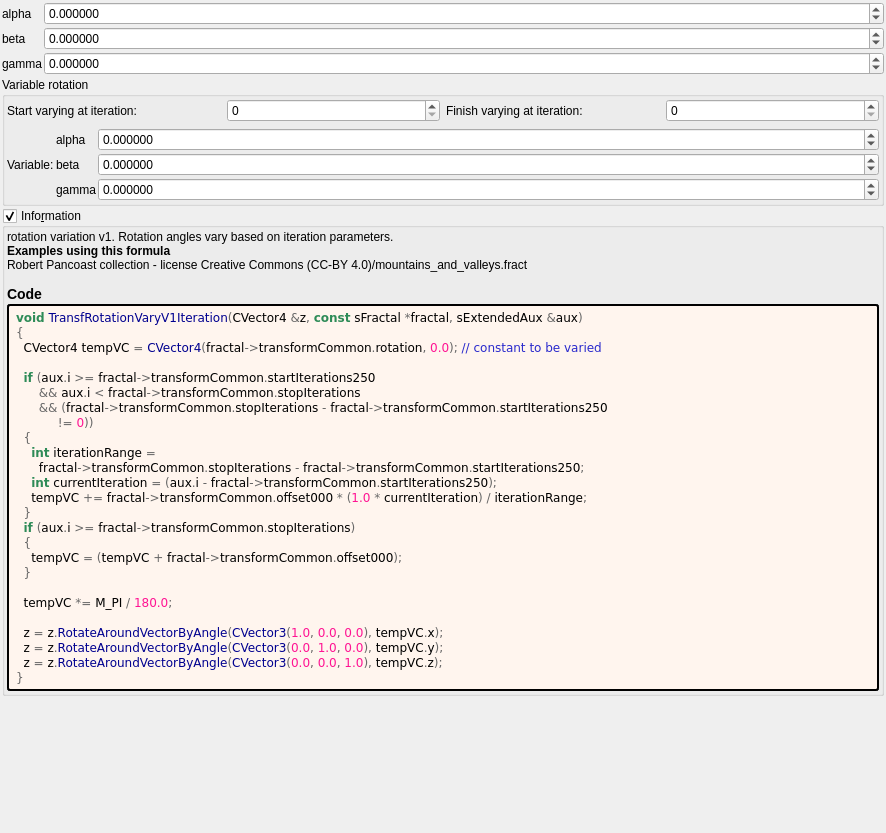
<?xml version="1.0" encoding="UTF-8"?>
<ui version="4.0">
 <class>Form</class>
 <widget class="QWidget" name="Form">
  <property name="geometry">
   <rect>
    <x>0</x>
    <y>0</y>
    <width>886</width>
    <height>833</height>
   </rect>
  </property>
  <property name="windowTitle">
   <string notr="true">transf_rotation_vary_v1</string>
  </property>
  <layout class="QVBoxLayout" name="verticalLayout">
   <property name="spacing">
    <number>2</number>
   </property>
   <property name="leftMargin">
    <number>2</number>
   </property>
   <property name="topMargin">
    <number>2</number>
   </property>
   <property name="rightMargin">
    <number>2</number>
   </property>
   <property name="bottomMargin">
    <number>2</number>
   </property>
   <item>
    <layout class="QGridLayout" name="gridLayout_2" columnstretch="0,1">
     <property name="spacing">
      <number>2</number>
     </property>
     <item row="0" column="1">
      <widget class="MyDoubleSpinBox" name="spinboxd3_transf_rotation_x">
       <property name="sizePolicy">
        <sizepolicy hsizetype="Minimum" vsizetype="Maximum">
         <horstretch>0</horstretch>
         <verstretch>0</verstretch>
        </sizepolicy>
       </property>
       <property name="prefix">
        <string/>
       </property>
       <property name="suffix">
        <string/>
       </property>
       <property name="decimals">
        <number>6</number>
       </property>
       <property name="minimum">
        <double>-180.000000000000000</double>
       </property>
       <property name="maximum">
        <double>180.000000000000000</double>
       </property>
       <property name="singleStep">
        <double>1.000000000000000</double>
       </property>
      </widget>
     </item>
     <item row="0" column="0">
      <widget class="QLabel" name="label_13">
       <property name="text">
        <string notr="true">alpha</string>
       </property>
      </widget>
     </item>
     <item row="1" column="1">
      <widget class="MyDoubleSpinBox" name="spinboxd3_transf_rotation_y">
       <property name="sizePolicy">
        <sizepolicy hsizetype="Minimum" vsizetype="Maximum">
         <horstretch>0</horstretch>
         <verstretch>0</verstretch>
        </sizepolicy>
       </property>
       <property name="prefix">
        <string/>
       </property>
       <property name="suffix">
        <string/>
       </property>
       <property name="decimals">
        <number>6</number>
       </property>
       <property name="minimum">
        <double>-180.000000000000000</double>
       </property>
       <property name="maximum">
        <double>180.000000000000000</double>
       </property>
       <property name="singleStep">
        <double>1.000000000000000</double>
       </property>
      </widget>
     </item>
     <item row="2" column="0">
      <widget class="QLabel" name="label_15">
       <property name="text">
        <string notr="true">gamma</string>
       </property>
      </widget>
     </item>
     <item row="1" column="0">
      <widget class="QLabel" name="label_14">
       <property name="text">
        <string notr="true">beta</string>
       </property>
      </widget>
     </item>
     <item row="2" column="1">
      <widget class="MyDoubleSpinBox" name="spinboxd3_transf_rotation_z">
       <property name="sizePolicy">
        <sizepolicy hsizetype="Minimum" vsizetype="Maximum">
         <horstretch>0</horstretch>
         <verstretch>0</verstretch>
        </sizepolicy>
       </property>
       <property name="prefix">
        <string/>
       </property>
       <property name="suffix">
        <string/>
       </property>
       <property name="decimals">
        <number>6</number>
       </property>
       <property name="minimum">
        <double>-180.000000000000000</double>
       </property>
       <property name="maximum">
        <double>180.000000000000000</double>
       </property>
       <property name="singleStep">
        <double>1.000000000000000</double>
       </property>
      </widget>
     </item>
    </layout>
   </item>
   <item>
    <widget class="QGroupBox" name="groupBox">
     <property name="title">
      <string>Variable rotation</string>
     </property>
     <layout class="QVBoxLayout" name="verticalLayout_3">
      <property name="leftMargin">
       <number>2</number>
      </property>
      <property name="topMargin">
       <number>2</number>
      </property>
      <property name="rightMargin">
       <number>2</number>
      </property>
      <property name="bottomMargin">
       <number>2</number>
      </property>
      <item>
       <layout class="QGridLayout" name="gridLayout_45">
        <item row="0" column="2">
         <widget class="QLabel" name="label_169">
          <property name="text">
           <string>Finish varying at iteration:</string>
          </property>
          <property name="wordWrap">
           <bool>true</bool>
          </property>
         </widget>
        </item>
        <item row="0" column="3">
         <widget class="MySpinBox" name="spinboxInt_transf_stop_iterations">
          <property name="sizePolicy">
           <sizepolicy hsizetype="Minimum" vsizetype="Maximum">
            <horstretch>0</horstretch>
            <verstretch>0</verstretch>
           </sizepolicy>
          </property>
          <property name="maximum">
           <number>999</number>
          </property>
         </widget>
        </item>
        <item row="0" column="1">
         <widget class="MySpinBox" name="spinboxInt_transf_start_iterations_250">
          <property name="sizePolicy">
           <sizepolicy hsizetype="Minimum" vsizetype="Maximum">
            <horstretch>0</horstretch>
            <verstretch>0</verstretch>
           </sizepolicy>
          </property>
          <property name="maximum">
           <number>999</number>
          </property>
         </widget>
        </item>
        <item row="0" column="0">
         <widget class="QLabel" name="label_171">
          <property name="text">
           <string>Start varying at iteration:</string>
          </property>
          <property name="wordWrap">
           <bool>true</bool>
          </property>
         </widget>
        </item>
       </layout>
      </item>
      <item>
       <layout class="QGridLayout" name="gridLayout_44" columnstretch="0,0,1">
        <property name="spacing">
         <number>2</number>
        </property>
        <item row="2" column="2">
         <widget class="MyDoubleSpinBox" name="spinbox3_transf_offset_000_z">
          <property name="sizePolicy">
           <sizepolicy hsizetype="Minimum" vsizetype="Maximum">
            <horstretch>0</horstretch>
            <verstretch>0</verstretch>
           </sizepolicy>
          </property>
          <property name="prefix">
           <string/>
          </property>
          <property name="suffix">
           <string/>
          </property>
          <property name="decimals">
           <number>6</number>
          </property>
          <property name="minimum">
           <double>-180.000000000000000</double>
          </property>
          <property name="maximum">
           <double>180.000000000000000</double>
          </property>
          <property name="singleStep">
           <double>0.100000000000000</double>
          </property>
         </widget>
        </item>
        <item row="1" column="1">
         <widget class="QLabel" name="label_165">
          <property name="text">
           <string notr="true">beta</string>
          </property>
         </widget>
        </item>
        <item row="0" column="1">
         <widget class="QLabel" name="label_167">
          <property name="text">
           <string notr="true">alpha</string>
          </property>
         </widget>
        </item>
        <item row="0" column="2">
         <widget class="MyDoubleSpinBox" name="spinbox3_transf_offset_000_x">
          <property name="sizePolicy">
           <sizepolicy hsizetype="Minimum" vsizetype="Maximum">
            <horstretch>0</horstretch>
            <verstretch>0</verstretch>
           </sizepolicy>
          </property>
          <property name="prefix">
           <string/>
          </property>
          <property name="suffix">
           <string/>
          </property>
          <property name="decimals">
           <number>6</number>
          </property>
          <property name="minimum">
           <double>-180.000000000000000</double>
          </property>
          <property name="maximum">
           <double>180.000000000000000</double>
          </property>
          <property name="singleStep">
           <double>0.100000000000000</double>
          </property>
         </widget>
        </item>
        <item row="1" column="2">
         <widget class="MyDoubleSpinBox" name="spinbox3_transf_offset_000_y">
          <property name="sizePolicy">
           <sizepolicy hsizetype="Minimum" vsizetype="Maximum">
            <horstretch>0</horstretch>
            <verstretch>0</verstretch>
           </sizepolicy>
          </property>
          <property name="prefix">
           <string/>
          </property>
          <property name="suffix">
           <string/>
          </property>
          <property name="decimals">
           <number>6</number>
          </property>
          <property name="minimum">
           <double>-180.000000000000000</double>
          </property>
          <property name="maximum">
           <double>180.000000000000000</double>
          </property>
          <property name="singleStep">
           <double>0.100000000000000</double>
          </property>
         </widget>
        </item>
        <item row="2" column="1">
         <widget class="QLabel" name="label_161">
          <property name="text">
           <string notr="true">gamma</string>
          </property>
         </widget>
        </item>
        <item row="1" column="0">
         <widget class="QLabel" name="label_166">
          <property name="text">
           <string>Variable:</string>
          </property>
         </widget>
        </item>
       </layout>
      </item>
     </layout>
    </widget>
   </item>
   <item>
    <widget class="MyGroupBox" name="groupCheck_info">
     <property name="title">
      <string>Info&amp;rmation</string>
     </property>
     <property name="flat">
      <bool>false</bool>
     </property>
     <property name="checkable">
      <bool>true</bool>
     </property>
     <layout class="QVBoxLayout" name="verticalLayout_2">
      <property name="spacing">
       <number>2</number>
      </property>
      <property name="leftMargin">
       <number>2</number>
      </property>
      <property name="topMargin">
       <number>2</number>
      </property>
      <property name="rightMargin">
       <number>2</number>
      </property>
      <property name="bottomMargin">
       <number>2</number>
      </property>
      <item>
       <widget class="QLabel" name="label_information_general">
        <property name="text">
         <string notr="true">&lt;p&gt;rotation variation v1. Rotation angles vary based on iteration parameters.&lt;/p&gt;&lt;table&gt;
&lt;/table&gt;
&lt;br&gt;&lt;b&gt;Examples using this formula&lt;/b&gt;&lt;br&gt;Robert Pancoast collection - license Creative Commons (CC-BY 4.0)/mountains_and_valleys.fract&lt;h3&gt;Code&lt;/h3&gt;</string>
        </property>
        <property name="wordWrap">
         <bool>true</bool>
        </property>
        <property name="openExternalLinks">
         <bool>true</bool>
        </property>
        <property name="textInteractionFlags">
         <set>Qt::LinksAccessibleByMouse|Qt::TextSelectableByMouse</set>
        </property>
       </widget>
      </item>
      <item>
       <widget class="QLabel" name="label_code_content">
        <property name="styleSheet">
         <string notr="true">border-style: outset; border-width: 2px; border-radius: 3px; border-color: black; background-color: #fff5ee; padding: 4px;</string>
        </property>
        <property name="text">
         <string notr="true">&lt;body style=&quot;background-color:#fff5ee&quot;&gt;
&lt;pre style=&quot;color:#000000; background-color:#fff5ee;  font-family:'Courier New',monospace;&quot;&gt;&lt;span style=&quot;color:#2e8b57; font-weight:bold&quot;&gt;void&lt;/span&gt; &lt;span style=&quot;color:#00008f&quot;&gt;TransfRotationVaryV1Iteration&lt;/span&gt;&lt;span style=&quot;color:#676767&quot;&gt;(&lt;/span&gt;CVector4 &lt;span style=&quot;color:#676767&quot;&gt;&amp;amp;&lt;/span&gt;z&lt;span style=&quot;color:#676767&quot;&gt;,&lt;/span&gt; &lt;span style=&quot;color:#2e8b57; font-weight:bold&quot;&gt;const&lt;/span&gt; sFractal &lt;span style=&quot;color:#676767&quot;&gt;*&lt;/span&gt;fractal&lt;span style=&quot;color:#676767&quot;&gt;,&lt;/span&gt; sExtendedAux &lt;span style=&quot;color:#676767&quot;&gt;&amp;amp;&lt;/span&gt;aux&lt;span style=&quot;color:#676767&quot;&gt;)&lt;/span&gt;
&lt;span style=&quot;color:#676767&quot;&gt;{&lt;/span&gt;
  CVector4 tempVC &lt;span style=&quot;color:#676767&quot;&gt;=&lt;/span&gt; &lt;span style=&quot;color:#00008f&quot;&gt;CVector4&lt;/span&gt;&lt;span style=&quot;color:#676767&quot;&gt;(&lt;/span&gt;fractal&lt;span style=&quot;color:#676767&quot;&gt;-&amp;gt;&lt;/span&gt;transformCommon&lt;span style=&quot;color:#676767&quot;&gt;.&lt;/span&gt;rotation&lt;span style=&quot;color:#676767&quot;&gt;,&lt;/span&gt; &lt;span style=&quot;color:#ff1493&quot;&gt;0.0&lt;/span&gt;&lt;span style=&quot;color:#676767&quot;&gt;);&lt;/span&gt; &lt;span style=&quot;color:#2929cc&quot;&gt;// constant to be varied&lt;/span&gt;

  &lt;span style=&quot;color:#2e8b57; font-weight:bold&quot;&gt;if&lt;/span&gt; &lt;span style=&quot;color:#676767&quot;&gt;(&lt;/span&gt;aux&lt;span style=&quot;color:#676767&quot;&gt;.&lt;/span&gt;i &lt;span style=&quot;color:#676767&quot;&gt;&amp;gt;=&lt;/span&gt; fractal&lt;span style=&quot;color:#676767&quot;&gt;-&amp;gt;&lt;/span&gt;transformCommon&lt;span style=&quot;color:#676767&quot;&gt;.&lt;/span&gt;startIterations250
      &lt;span style=&quot;color:#676767&quot;&gt;&amp;amp;&amp;amp;&lt;/span&gt; aux&lt;span style=&quot;color:#676767&quot;&gt;.&lt;/span&gt;i &lt;span style=&quot;color:#676767&quot;&gt;&amp;lt;&lt;/span&gt; fractal&lt;span style=&quot;color:#676767&quot;&gt;-&amp;gt;&lt;/span&gt;transformCommon&lt;span style=&quot;color:#676767&quot;&gt;.&lt;/span&gt;stopIterations
      &lt;span style=&quot;color:#676767&quot;&gt;&amp;amp;&amp;amp; (&lt;/span&gt;fractal&lt;span style=&quot;color:#676767&quot;&gt;-&amp;gt;&lt;/span&gt;transformCommon&lt;span style=&quot;color:#676767&quot;&gt;.&lt;/span&gt;stopIterations &lt;span style=&quot;color:#676767&quot;&gt;-&lt;/span&gt; fractal&lt;span style=&quot;color:#676767&quot;&gt;-&amp;gt;&lt;/span&gt;transformCommon&lt;span style=&quot;color:#676767&quot;&gt;.&lt;/span&gt;startIterations250
           &lt;span style=&quot;color:#676767&quot;&gt;!=&lt;/span&gt; &lt;span style=&quot;color:#ff1493&quot;&gt;0&lt;/span&gt;&lt;span style=&quot;color:#676767&quot;&gt;))&lt;/span&gt;
  &lt;span style=&quot;color:#676767&quot;&gt;{&lt;/span&gt;
    &lt;span style=&quot;color:#2e8b57; font-weight:bold&quot;&gt;int&lt;/span&gt; iterationRange &lt;span style=&quot;color:#676767&quot;&gt;=&lt;/span&gt;
      fractal&lt;span style=&quot;color:#676767&quot;&gt;-&amp;gt;&lt;/span&gt;transformCommon&lt;span style=&quot;color:#676767&quot;&gt;.&lt;/span&gt;stopIterations &lt;span style=&quot;color:#676767&quot;&gt;-&lt;/span&gt; fractal&lt;span style=&quot;color:#676767&quot;&gt;-&amp;gt;&lt;/span&gt;transformCommon&lt;span style=&quot;color:#676767&quot;&gt;.&lt;/span&gt;startIterations250&lt;span style=&quot;color:#676767&quot;&gt;;&lt;/span&gt;
    &lt;span style=&quot;color:#2e8b57; font-weight:bold&quot;&gt;int&lt;/span&gt; currentIteration &lt;span style=&quot;color:#676767&quot;&gt;= (&lt;/span&gt;aux&lt;span style=&quot;color:#676767&quot;&gt;.&lt;/span&gt;i &lt;span style=&quot;color:#676767&quot;&gt;-&lt;/span&gt; fractal&lt;span style=&quot;color:#676767&quot;&gt;-&amp;gt;&lt;/span&gt;transformCommon&lt;span style=&quot;color:#676767&quot;&gt;.&lt;/span&gt;startIterations250&lt;span style=&quot;color:#676767&quot;&gt;);&lt;/span&gt;
    tempVC &lt;span style=&quot;color:#676767&quot;&gt;+=&lt;/span&gt; fractal&lt;span style=&quot;color:#676767&quot;&gt;-&amp;gt;&lt;/span&gt;transformCommon&lt;span style=&quot;color:#676767&quot;&gt;.&lt;/span&gt;offset000 &lt;span style=&quot;color:#676767&quot;&gt;* (&lt;/span&gt;&lt;span style=&quot;color:#ff1493&quot;&gt;1.0&lt;/span&gt; &lt;span style=&quot;color:#676767&quot;&gt;*&lt;/span&gt; currentIteration&lt;span style=&quot;color:#676767&quot;&gt;) /&lt;/span&gt; iterationRange&lt;span style=&quot;color:#676767&quot;&gt;;&lt;/span&gt;
  &lt;span style=&quot;color:#676767&quot;&gt;}&lt;/span&gt;
  &lt;span style=&quot;color:#2e8b57; font-weight:bold&quot;&gt;if&lt;/span&gt; &lt;span style=&quot;color:#676767&quot;&gt;(&lt;/span&gt;aux&lt;span style=&quot;color:#676767&quot;&gt;.&lt;/span&gt;i &lt;span style=&quot;color:#676767&quot;&gt;&amp;gt;=&lt;/span&gt; fractal&lt;span style=&quot;color:#676767&quot;&gt;-&amp;gt;&lt;/span&gt;transformCommon&lt;span style=&quot;color:#676767&quot;&gt;.&lt;/span&gt;stopIterations&lt;span style=&quot;color:#676767&quot;&gt;)&lt;/span&gt;
  &lt;span style=&quot;color:#676767&quot;&gt;{&lt;/span&gt;
    tempVC &lt;span style=&quot;color:#676767&quot;&gt;= (&lt;/span&gt;tempVC &lt;span style=&quot;color:#676767&quot;&gt;+&lt;/span&gt; fractal&lt;span style=&quot;color:#676767&quot;&gt;-&amp;gt;&lt;/span&gt;transformCommon&lt;span style=&quot;color:#676767&quot;&gt;.&lt;/span&gt;offset000&lt;span style=&quot;color:#676767&quot;&gt;);&lt;/span&gt;
  &lt;span style=&quot;color:#676767&quot;&gt;}&lt;/span&gt;

  tempVC &lt;span style=&quot;color:#676767&quot;&gt;*=&lt;/span&gt; M_PI &lt;span style=&quot;color:#676767&quot;&gt;/&lt;/span&gt; &lt;span style=&quot;color:#ff1493&quot;&gt;180.0&lt;/span&gt;&lt;span style=&quot;color:#676767&quot;&gt;;&lt;/span&gt;

  z &lt;span style=&quot;color:#676767&quot;&gt;=&lt;/span&gt; z&lt;span style=&quot;color:#676767&quot;&gt;.&lt;/span&gt;&lt;span style=&quot;color:#00008f&quot;&gt;RotateAroundVectorByAngle&lt;/span&gt;&lt;span style=&quot;color:#676767&quot;&gt;(&lt;/span&gt;&lt;span style=&quot;color:#00008f&quot;&gt;CVector3&lt;/span&gt;&lt;span style=&quot;color:#676767&quot;&gt;(&lt;/span&gt;&lt;span style=&quot;color:#ff1493&quot;&gt;1.0&lt;/span&gt;&lt;span style=&quot;color:#676767&quot;&gt;,&lt;/span&gt; &lt;span style=&quot;color:#ff1493&quot;&gt;0.0&lt;/span&gt;&lt;span style=&quot;color:#676767&quot;&gt;,&lt;/span&gt; &lt;span style=&quot;color:#ff1493&quot;&gt;0.0&lt;/span&gt;&lt;span style=&quot;color:#676767&quot;&gt;),&lt;/span&gt; tempVC&lt;span style=&quot;color:#676767&quot;&gt;.&lt;/span&gt;x&lt;span style=&quot;color:#676767&quot;&gt;);&lt;/span&gt;
  z &lt;span style=&quot;color:#676767&quot;&gt;=&lt;/span&gt; z&lt;span style=&quot;color:#676767&quot;&gt;.&lt;/span&gt;&lt;span style=&quot;color:#00008f&quot;&gt;RotateAroundVectorByAngle&lt;/span&gt;&lt;span style=&quot;color:#676767&quot;&gt;(&lt;/span&gt;&lt;span style=&quot;color:#00008f&quot;&gt;CVector3&lt;/span&gt;&lt;span style=&quot;color:#676767&quot;&gt;(&lt;/span&gt;&lt;span style=&quot;color:#ff1493&quot;&gt;0.0&lt;/span&gt;&lt;span style=&quot;color:#676767&quot;&gt;,&lt;/span&gt; &lt;span style=&quot;color:#ff1493&quot;&gt;1.0&lt;/span&gt;&lt;span style=&quot;color:#676767&quot;&gt;,&lt;/span&gt; &lt;span style=&quot;color:#ff1493&quot;&gt;0.0&lt;/span&gt;&lt;span style=&quot;color:#676767&quot;&gt;),&lt;/span&gt; tempVC&lt;span style=&quot;color:#676767&quot;&gt;.&lt;/span&gt;y&lt;span style=&quot;color:#676767&quot;&gt;);&lt;/span&gt;
  z &lt;span style=&quot;color:#676767&quot;&gt;=&lt;/span&gt; z&lt;span style=&quot;color:#676767&quot;&gt;.&lt;/span&gt;&lt;span style=&quot;color:#00008f&quot;&gt;RotateAroundVectorByAngle&lt;/span&gt;&lt;span style=&quot;color:#676767&quot;&gt;(&lt;/span&gt;&lt;span style=&quot;color:#00008f&quot;&gt;CVector3&lt;/span&gt;&lt;span style=&quot;color:#676767&quot;&gt;(&lt;/span&gt;&lt;span style=&quot;color:#ff1493&quot;&gt;0.0&lt;/span&gt;&lt;span style=&quot;color:#676767&quot;&gt;,&lt;/span&gt; &lt;span style=&quot;color:#ff1493&quot;&gt;0.0&lt;/span&gt;&lt;span style=&quot;color:#676767&quot;&gt;,&lt;/span&gt; &lt;span style=&quot;color:#ff1493&quot;&gt;1.0&lt;/span&gt;&lt;span style=&quot;color:#676767&quot;&gt;),&lt;/span&gt; tempVC&lt;span style=&quot;color:#676767&quot;&gt;.&lt;/span&gt;z&lt;span style=&quot;color:#676767&quot;&gt;);&lt;/span&gt;
&lt;span style=&quot;color:#676767&quot;&gt;}&lt;/span&gt;
&lt;/pre&gt;
&lt;/body&gt;</string>
        </property>
        <property name="wordWrap">
         <bool>true</bool>
        </property>
        <property name="openExternalLinks">
         <bool>true</bool>
        </property>
        <property name="textInteractionFlags">
         <set>Qt::LinksAccessibleByMouse|Qt::TextSelectableByMouse</set>
        </property>
       </widget>
      </item>
     </layout>
    </widget>
   </item>
   <item>
    <spacer name="verticalSpacer">
     <property name="orientation">
      <enum>Qt::Vertical</enum>
     </property>
     <property name="sizeHint" stdset="0">
      <size>
       <width>20</width>
       <height>40</height>
      </size>
     </property>
    </spacer>
   </item>
  </layout>
 </widget>
 <customwidgets>
  <customwidget>
   <class>MyGroupBox</class>
   <extends>QGroupBox</extends>
   <header>my_group_box.h</header>
   <container>1</container>
  </customwidget>
  <customwidget>
   <class>MyDoubleSpinBox</class>
   <extends>QDoubleSpinBox</extends>
   <header>my_double_spin_box.h</header>
  </customwidget>
  <customwidget>
   <class>MySpinBox</class>
   <extends>QSpinBox</extends>
   <header>my_spin_box.h</header>
  </customwidget>
 </customwidgets>
 <tabstops>
  <tabstop>spinboxd3_transf_rotation_y</tabstop>
  <tabstop>spinboxInt_transf_start_iterations_250</tabstop>
  <tabstop>spinboxInt_transf_stop_iterations</tabstop>
  <tabstop>spinbox3_transf_offset_000_x</tabstop>
  <tabstop>spinbox3_transf_offset_000_y</tabstop>
  <tabstop>spinbox3_transf_offset_000_z</tabstop>
  <tabstop>groupCheck_info</tabstop>
 </tabstops>
 <resources/>
 <connections/>
</ui>
